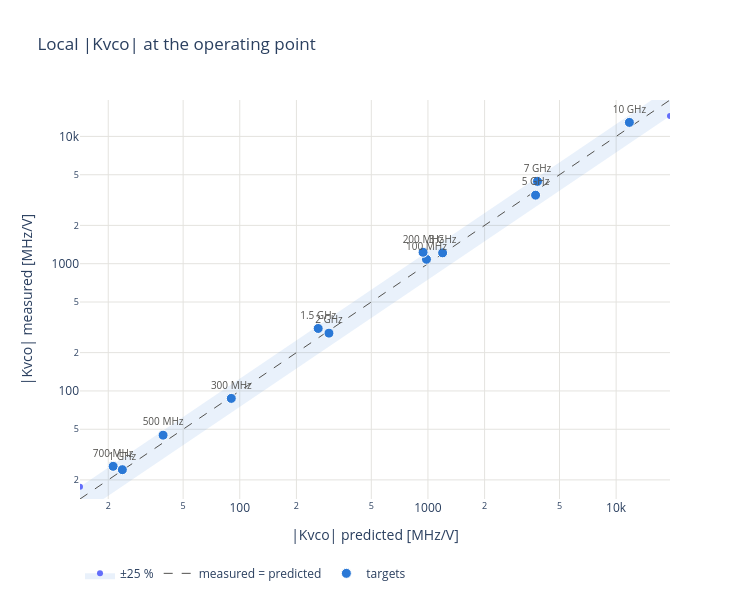

The code cell stored with this chart in its notebook:
### Code cell
# Local |Kvco| at the operating point: measured (Vctrl pred ± 25 mV) vs predicted from the table; band = KVCO_TOL.
k = measured.dropna(subset=["kvco_meas"])
lo, hi = min(k["kvco_pred"].min(), k["kvco_meas"].min()) / 1.5e6, max(k["kvco_pred"].max(), k["kvco_meas"].max()) * 1.5 / 1e6
line = np.array([lo, hi])
fig = go.Figure()
fig.add_scatter(x=np.r_[line, line[::-1]], y=np.r_[line * (1 + KVCO_TOL), line[::-1] * (1 - KVCO_TOL)],
                fill="toself", fillcolor="rgba(42,120,214,0.10)", line_width=0, hoverinfo="skip",
                name=f"±{KVCO_TOL * 100:.0f} %")
fig.add_scatter(x=line, y=line, mode="lines", line=dict(color=INK, width=1, dash="dash"), hoverinfo="skip",
                name="measured = predicted")
fig.add_scatter(x=k["kvco_pred"] / 1e6, y=k["kvco_meas"] / 1e6, mode="markers+text",
                text=[freq_label(f / 1e6) for f in k["f_target"]], textposition="top center",
                textfont=dict(color=INK, size=10), marker=dict(color=BLUE, size=10, line=dict(color="white", width=1)),
                name="targets", hovertemplate="predicted %{x:.0f} MHz/V, measured %{y:.0f} MHz/V<extra>%{text}</extra>")
fig.update_layout(title="Local |Kvco| at the operating point", template="plotly_white", height=600, width=750,
                  legend=dict(orientation="h", y=-0.15))
fig.update_xaxes(title="|Kvco| predicted [MHz/V]", type="log", range=np.log10([lo, hi]), gridcolor=GRID)
fig.update_yaxes(title="|Kvco| measured [MHz/V]", type="log", range=np.log10([lo, hi]), gridcolor=GRID)
save(fig, "kvco")

### Figure 1 — Plotly figure (JSON) as saved in the notebook; plotly's stock layout.template omitted (floating-point values rounded to 4 significant figures)
{"data": [{"fill": "toself", "fillcolor": "rgba(42,120,214,0.10)", "hoverinfo": "skip", "line": {"width": 0}, "name": "±25 %", "type": "scatter", "x": [14.16, 19330.0, 19330.0, 14.16], "y": [17.69, 24160.0, 14500.0, 10.62]}, {"hoverinfo": "skip", "line": {"color": "#52514e", "dash": "dash", "width": 1}, "mode": "lines", "name": "measured = predicted", "type": "scatter", "x": [14.16, 19330.0], "y": [14.16, 19330.0]}, {"hovertemplate": "predicted %{x:.0f} MHz/V, measured %{y:.0f} MHz/V<extra>%{text}</extra>", "marker": {"color": "#2a78d6", "line": {"color": "white", "width": 1}, "size": 10}, "mode": "markers+text", "name": "targets", "text": ["100 MHz", "200 MHz", "300 MHz", "500 MHz", "700 MHz", "1 GHz", "1.5 GHz", "2 GHz", "3 GHz", "5 GHz", "7 GHz", "10 GHz"], "textfont": {"color": "#52514e", "size": 10}, "textposition": "top center", "type": "scatter", "x": [982.0, 942.2, 90.15, 39.13, 21.23, 23.77, 261.1, 297.8, 1197.0, 3731.0, 3819.0, 11760.0], "y": [1082.0, 1229.0, 87.37, 44.93, 25.57, 24.06, 309.7, 284.6, 1217.0, 3455.0, 4431.0, 12890.0]}], "layout": {"height": 600, "legend": {"orientation": "h", "y": -0.15}, "title": {"text": "Local |Kvco| at the operating point"}, "width": 750, "xaxis": {"gridcolor": "#e4e3df", "range": [1.151, 4.286], "title": {"text": "|Kvco| predicted [MHz/V]"}, "type": "log"}, "yaxis": {"gridcolor": "#e4e3df", "range": [1.151, 4.286], "title": {"text": "|Kvco| measured [MHz/V]"}, "type": "log"}}}
